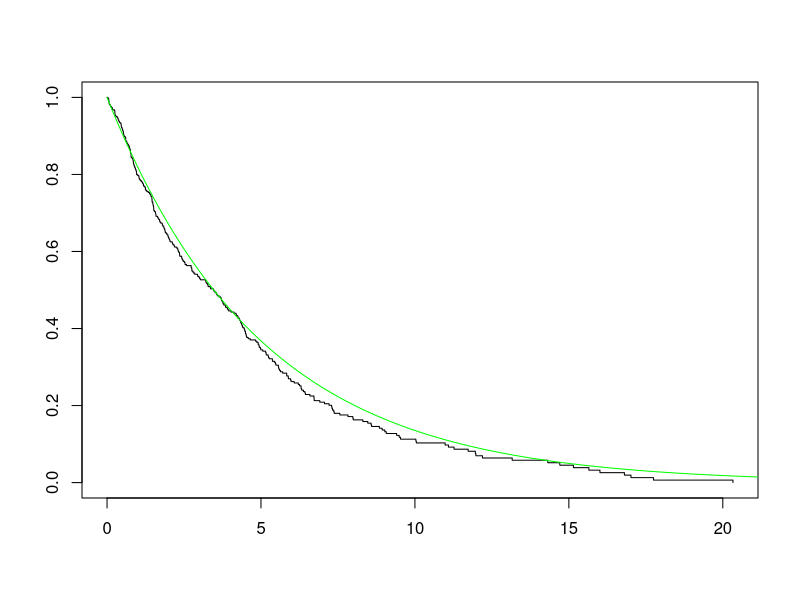
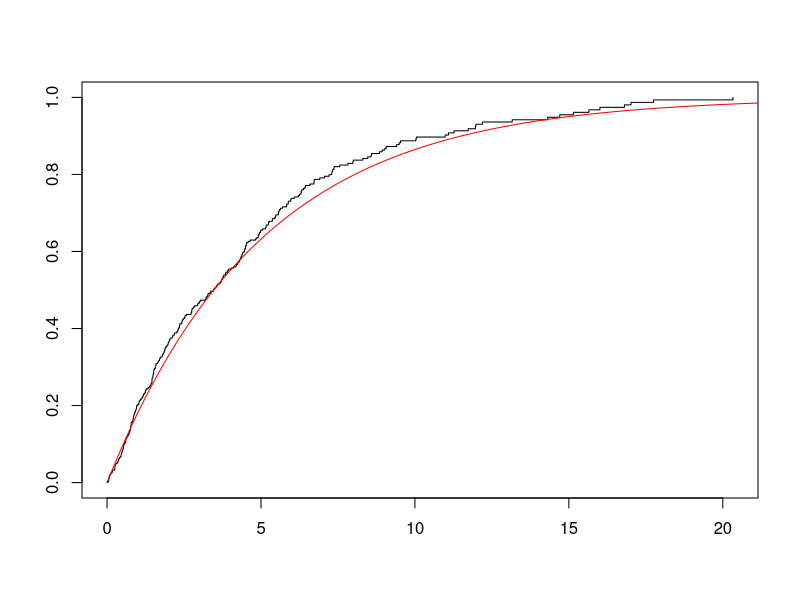

These charts were generated, in order, by the following R code:
set.seed(50234)
library(KMsurv)
library(survival)

# simulate survival time from an exponential distribution
survtime <- rexp(500, 0.2)

# simulate censored data from an exponential distribution
censtime <- rexp(500, 0.1)

# indicator variable
status <- (survtime <= censtime)

# observed time
obstime <- survtime*status + censtime*(1-status)

# plot the survival function S(t), Kaplann meier
plot(survfit(Surv(obstime, status) ~ 1), conf.int = F, mark.time = F)
# true survival function
y <- seq(0, 30, by = 0.1)
truesurv <- exp(-0.2*y)
lines(y, truesurv, type = "l", col = "green")

# plot F(t)
plot(survfit(Surv(obstime, status) ~ 1), conf.int = F, mark.time = F, fun = "event")
lines(y, 1 - truesurv, type = "l", col = "red")
